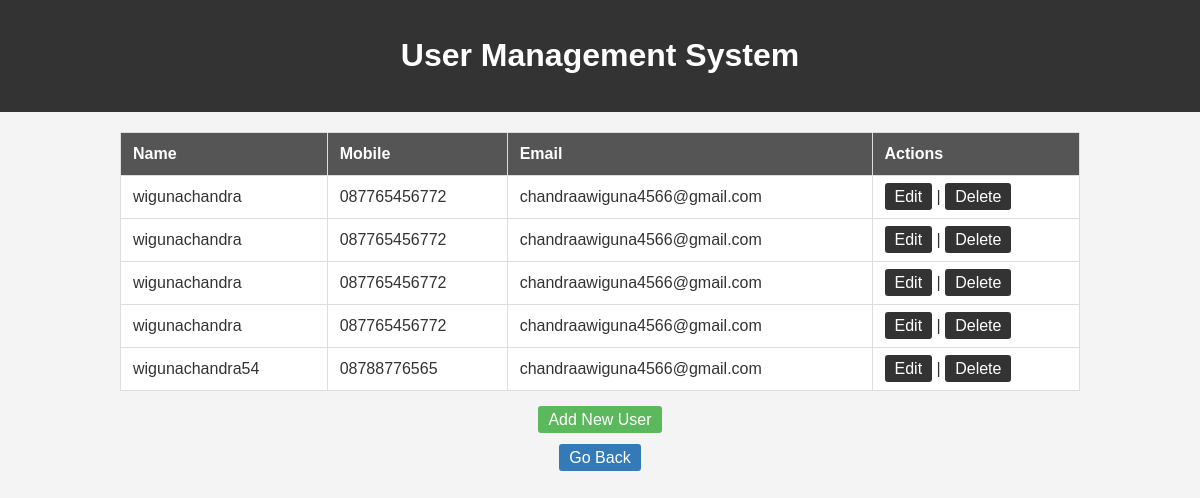
The page / on the database its author committed.
### tables this page shows
CREATE TABLE `users` (
  `id` int(11) NOT NULL AUTO_INCREMENT,
  `name` varchar(100) DEFAULT NULL,
  `email` varchar(100) DEFAULT NULL,
  `mobile` varchar(15) DEFAULT NULL,
  PRIMARY KEY (`id`)
);

### index.php (the view, shortened to what this page needs)
<?php
include_once("config.php");
$result = mysqli_query($mysqli, "SELECT * FROM users ORDER BY id DESC");
?>
<html>
<head>
</head>
<body>
    <header>
        <h1>User Management System</h1>
    </header>
    <table>
        <tr>
            <th>Name</th>
            <th>Mobile</th>
            <th>Email</th>
            <th>Actions</th>
        </tr>
        <?php
        while ($user_data = mysqli_fetch_array($result)) {
            echo "<tr>";
            echo "<td>" . $user_data['name'] . "</td>";
            echo "<td>" . $user_data['mobile'] . "</td>";
            echo "<td>" . $user_data['email'] . "</td>";
            echo "<td>
                    <a href='edit.php?id=$user_data[id]'>Edit</a> |
                    <a href='javascript:void(0);' onclick='confirmDelete($user_data[id])'>Delete</a>
                </td></tr>";
        }
        ?>
    </table>
    <div class="add-user-link">
        <a href="add.php">Add New User</a>
    </div>
    <div class="go-back-link">
        <a href="landing_page.php">Go Back</a>
    </div>
</body>
</html>

### index.php (style rules this page uses)
body { font-family: 'Arial', sans-serif; background-color: #f4f4f4; margin: 0; padding: 0; color: #333; }
header { background-color: #333; color: #fff; text-align: center; padding: 1em; }
table { width: 80%; margin: 20px auto; border-collapse: collapse; background-color: #fff; }
th, td { padding: 12px; border: 1px solid #ddd; text-align: left; }
th { background-color: #555; color: #fff; }
a { text-decoration: none; padding: 5px 10px; background-color: #333; color: #fff; border-radius: 3px; transition: background-color 0.3s; }
.add-user-link { display: block; margin: 20px auto; text-align: center; }
.add-user-link a { background-color: #5cb85c; }
.go-back-link { text-align: center; margin-top: 20px; }
.go-back-link a { background-color: #337ab7; }

### rows shown on the page
users: name "wigunachandra", mobile "087765456772", email "chandraawiguna4566@gmail.com"
users: name "wigunachandra", mobile "087765456772", email "chandraawiguna4566@gmail.com"
users: name "wigunachandra", mobile "087765456772", email "chandraawiguna4566@gmail.com"
users: name "wigunachandra", mobile "087765456772", email "chandraawiguna4566@gmail.com"
users: name "wigunachandra54", mobile "08788776565", email "chandraawiguna4566@gmail.com"
